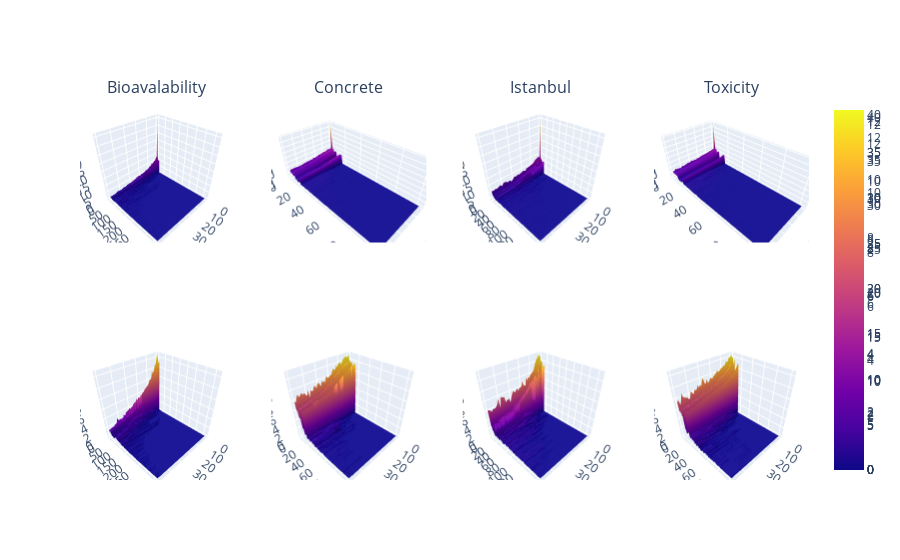

Notebook cell for this chart:
### Code cell
plot_OpEq_all_distributions()

### Figure 1 — Plotly figure (JSON) as saved in the notebook; plotly's stock layout.template omitted (floating-point values rounded to 4 significant figures; data arrays with more than 128 entries replaced by an {"elided": "..."} marker saying what was removed)
{"data": [{"scene": "scene", "type": "surface", "x": [0, 1, 2, 3, 4, 5, 6, 7, 8, 9, 10, 11, 12, 13, 14, 15, 16, 17, 18, 19, 20, 21, 22, 23, 24, 25, 26, 27, 28, 29, 30, 31, 32, 33, 34, 35, 36, 37, 38, 39, 40, 41, 42, 43, 44, 45, 46, 47, 48, 49, 50], "y": {"elided": "365 int values"}, "z": {"elided": "365x51 float values"}}, {"scene": "scene5", "type": "surface", "x": [0, 1, 2, 3, 4, 5, 6, 7, 8, 9, 10, 11, 12, 13, 14, 15, 16, 17, 18, 19, 20, 21, 22, 23, 24, 25, 26, 27, 28, 29, 30, 31, 32, 33, 34, 35, 36, 37, 38, 39, 40, 41, 42, 43, 44, 45, 46, 47, 48, 49, 50], "y": {"elided": "365 int values"}, "z": {"elided": "365x51 float values"}}, {"scene": "scene2", "type": "surface", "x": [0, 1, 2, 3, 4, 5, 6, 7, 8, 9, 10, 11, 12, 13, 14, 15, 16, 17, 18, 19, 20, 21, 22, 23, 24, 25, 26, 27, 28, 29, 30, 31, 32, 33, 34, 35, 36, 37, 38, 39, 40, 41, 42, 43, 44, 45, 46, 47, 48, 49, 50], "y": [1, 2, 3, 4, 5, 6, 7, 8, 9, 10, 11, 12, 13, 14, 15, 16, 17, 18, 19, 20, 21, 22, 23, 24, 25, 26, 27, 28, 29, 30, 31, 32, 33, 34, 35, 36, 37, 38, 39, 40, 41, 42, 43, 44, 45, 46, 47, 48, 49, 50, 51, 52, 53, 54, 55, 56, 57, 58, 59, 60, 61, 62, 63, 64, 65, 66, 67, 68, 69, 70, 71, 72, 73, 74, 75, 76, 77, 78, 79, 80, 81, 82, 83, 84, 85, 86, 87, 88, 89, 90, 91, 92, 93, 94, 95, 96, 97, 98, 99, 100, 101, 102], "z": {"elided": "102x51 float values"}}, {"scene": "scene6", "type": "surface", "x": [0, 1, 2, 3, 4, 5, 6, 7, 8, 9, 10, 11, 12, 13, 14, 15, 16, 17, 18, 19, 20, 21, 22, 23, 24, 25, 26, 27, 28, 29, 30, 31, 32, 33, 34, 35, 36, 37, 38, 39, 40, 41, 42, 43, 44, 45, 46, 47, 48, 49, 50], "y": [1, 2, 3, 4, 5, 6, 7, 8, 9, 10, 11, 12, 13, 14, 15, 16, 17, 18, 19, 20, 21, 22, 23, 24, 25, 26, 27, 28, 29, 30, 31, 32, 33, 34, 35, 36, 37, 38, 39, 40, 41, 42, 43, 44, 45, 46, 47, 48, 49, 50, 51, 52, 53, 54, 55, 56, 57, 58, 59, 60, 61, 62, 63, 64, 65, 66, 67, 68, 69, 70, 71, 72, 73, 74, 75, 76, 77, 78, 79, 80, 81, 82, 83, 84, 85, 86, 87, 88, 89, 90, 91, 92, 93, 94, 95, 96, 97, 98, 99, 100, 101, 102], "z": {"elided": "102x51 float values"}}, {"scene": "scene3", "type": "surface", "x": [0, 1, 2, 3, 4, 5, 6, 7, 8, 9, 10, 11, 12, 13, 14, 15, 16, 17, 18, 19, 20, 21, 22, 23, 24, 25, 26, 27, 28, 29, 30, 31, 32, 33, 34, 35, 36, 37, 38, 39, 40, 41, 42, 43, 44, 45, 46, 47, 48, 49, 50], "y": {"elided": "166 int values"}, "z": {"elided": "166x51 float values"}}, {"scene": "scene7", "type": "surface", "x": [0, 1, 2, 3, 4, 5, 6, 7, 8, 9, 10, 11, 12, 13, 14, 15, 16, 17, 18, 19, 20, 21, 22, 23, 24, 25, 26, 27, 28, 29, 30, 31, 32, 33, 34, 35, 36, 37, 38, 39, 40, 41, 42, 43, 44, 45, 46, 47, 48, 49, 50], "y": {"elided": "166 int values"}, "z": {"elided": "166x51 float values"}}, {"scene": "scene4", "type": "surface", "x": [0, 1, 2, 3, 4, 5, 6, 7, 8, 9, 10, 11, 12, 13, 14, 15, 16, 17, 18, 19, 20, 21, 22, 23, 24, 25, 26, 27, 28, 29, 30, 31, 32, 33, 34, 35, 36, 37, 38, 39, 40, 41, 42, 43, 44, 45, 46, 47, 48, 49, 50], "y": [1, 2, 3, 4, 5, 6, 7, 8, 9, 10, 11, 12, 13, 14, 15, 16, 17, 18, 19, 20, 21, 22, 23, 24, 25, 26, 27, 28, 29, 30, 31, 32, 33, 34, 35, 36, 37, 38, 39, 40, 41, 42, 43, 44, 45, 46, 47, 48, 49, 50, 51, 52, 53, 54, 55, 56, 57, 58, 59, 60, 61, 62, 63, 64, 65, 66, 67, 68, 69, 70, 71, 72, 73, 74, 75, 76, 77, 78, 79, 80, 81, 82, 83, 84, 85, 86, 87, 88, 89, 90, 91, 92, 93, 94, 95, 96, 97, 98, 99, 100, 101, 102], "z": {"elided": "102x51 float values"}}, {"scene": "scene8", "type": "surface", "x": [0, 1, 2, 3, 4, 5, 6, 7, 8, 9, 10, 11, 12, 13, 14, 15, 16, 17, 18, 19, 20, 21, 22, 23, 24, 25, 26, 27, 28, 29, 30, 31, 32, 33, 34, 35, 36, 37, 38, 39, 40, 41, 42, 43, 44, 45, 46, 47, 48, 49, 50], "y": [1, 2, 3, 4, 5, 6, 7, 8, 9, 10, 11, 12, 13, 14, 15, 16, 17, 18, 19, 20, 21, 22, 23, 24, 25, 26, 27, 28, 29, 30, 31, 32, 33, 34, 35, 36, 37, 38, 39, 40, 41, 42, 43, 44, 45, 46, 47, 48, 49, 50, 51, 52, 53, 54, 55, 56, 57, 58, 59, 60, 61, 62, 63, 64, 65, 66, 67, 68, 69, 70, 71, 72, 73, 74, 75, 76, 77, 78, 79, 80, 81, 82, 83, 84, 85, 86, 87, 88, 89, 90, 91, 92, 93, 94, 95, 96, 97, 98, 99, 100, 101, 102], "z": {"elided": "102x51 float values"}}], "layout": {"annotations": [{"font": {"size": 16}, "showarrow": false, "text": "Bioavalability", "x": 0.1062, "xanchor": "center", "xref": "paper", "y": 1, "yanchor": "bottom", "yref": "paper"}, {"font": {"size": 16}, "showarrow": false, "text": "Concrete", "x": 0.3688, "xanchor": "center", "xref": "paper", "y": 1, "yanchor": "bottom", "yref": "paper"}, {"font": {"size": 16}, "showarrow": false, "text": "Istanbul", "x": 0.6313, "xanchor": "center", "xref": "paper", "y": 1, "yanchor": "bottom", "yref": "paper"}, {"font": {"size": 16}, "showarrow": false, "text": "Toxicity", "x": 0.8938, "xanchor": "center", "xref": "paper", "y": 1, "yanchor": "bottom", "yref": "paper"}], "scene": {"domain": {"x": [0, 0.2125], "y": [0.625, 1]}}, "scene2": {"domain": {"x": [0.2625, 0.475], "y": [0.625, 1]}}, "scene3": {"domain": {"x": [0.525, 0.7375], "y": [0.625, 1]}}, "scene4": {"domain": {"x": [0.7875, 1], "y": [0.625, 1]}}, "scene5": {"domain": {"x": [0, 0.2125], "y": [0, 0.375]}}, "scene6": {"domain": {"x": [0.2625, 0.475], "y": [0, 0.375]}}, "scene7": {"domain": {"x": [0.525, 0.7375], "y": [0, 0.375]}}, "scene8": {"domain": {"x": [0.7875, 1], "y": [0, 0.375]}}}}
